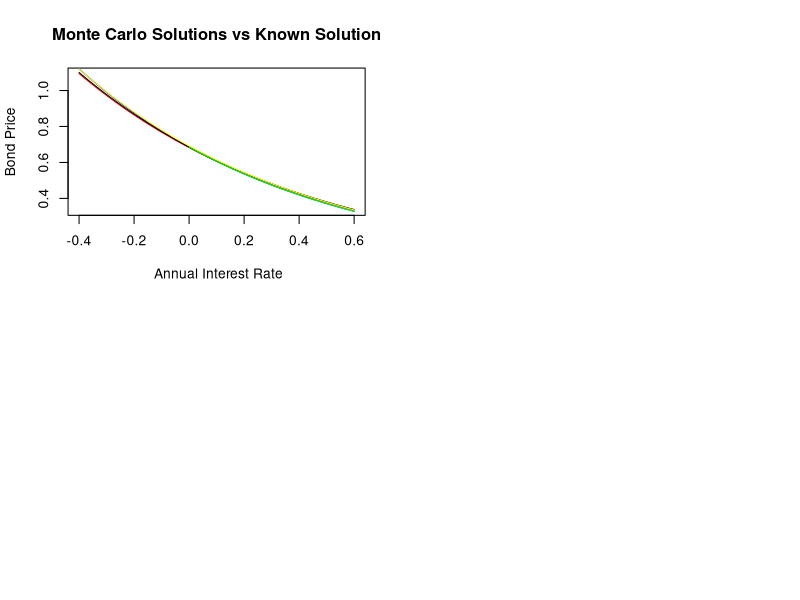

Reproduce this figure in R. (Note: a time limit stopped this script after it produced the figure.)
## ---- chunk 1
knitr::opts_chunk$set(echo = TRUE)
rm(list = ls(all =TRUE))
## ---- chunk 2
# Closed form solution of the Bond price

bond_price <- function(alpha=0.08,beta=0.8,sigma=0.005,t=0,T=5,r=0.08){
  # alpha, beta, sigma <- Fixed Parameters
  # T <- maturity time
  # r <- Initial rate at time 0  
  A <- (1-exp(-beta*(T-t)))/(beta)
  B <- (1/beta)*((alpha-(sigma)^2/(2*beta))*(A - T +t) - (sigma^(2)*A^2)/(4))
  exp(-A*r +B)
}

## ---- chunk 3

# Crude Monte Carlo function 

Crude_Monte_Carlo=function(alpha =0.08,beta=0.8,sigma=0.005,T=5,r = 0.08,n=1000,s=100){
  
  # alpha, beta, sigma <- Fixed Parameters
  # T <- maturity time
  # r <- Initial rate at time 0
  # n <- Number of Simulations
  # s <- NUmber of Sub-intervals over time 
  
  #Simulate interest rates
  dt <- T/s # Length of sub-intervals
  sim_path = matrix(0,s+1,n) # Matrix that stores rate pathways
  sim_path[1,]= r # Initial rates on first row.
  
  for (i in 1:n){
    for (j in 2:(s+1)){
      dr=(alpha-beta*sim_path[j-1,i])*dt+sigma*sqrt(dt)*rnorm(1)# Discretize the SDE of the interest model using Euler Discretization to simulate rates over discrete sub-intervals
      sim_path[j,i]=sim_path[j-1,i]+dr
    }
  }
  
  # Monte Carlo Simulations
  Sum = colSums(sim_path[2:(s+1),]*dt) # Approximate the integral using summation
  int = exp(-Sum) # Take the exponent of the Integral
  mean = mean(int) # Find the average of expression
  mean
  
}


## ---- chunk 4
# Improvements to the Monte Carlo Simulation

# Antithetic Variates

Antithetic_variates = function(alpha =0.08,beta=0.8,sigma=0.005,T=5,r = 0.08,n=1000,s=100){

  # alpha, beta, sigma <- Fixed Parameters
  # T <- maturity time
  # r <- Initial rate at time 0
  # n <- Number of Simulations
  # s <- NUmber of Sub-intervals over time   
  
  dt <- T/s # Length of sub-intervals
  sim_path= matrix(0,s+1,n) # Matrix that stores rate pathways
  sim_path_inv= matrix(0,nrow = s+1, ncol = n)# matrix to generate interest paths using negative values of RV
  sim_path[1,] = r
  sim_path_inv[1,] = r
  z = rnorm(n) # Generate standard normal values
  z. = -z # Negative RV
  
  for (i in 1:n){
    for (j in 2:(s+1)){
      dr = (alpha-beta*sim_path[j-1,i])*dt+sigma*sqrt(dt)*z[i] # Same Euler Discretization as in the Crude Monte Carlo function
      dr_i = (alpha-beta*sim_path_inv[j-1,i])*dt + sigma*sqrt(dt)*z.[i] # Euler Discretization for negative rates
      sim_path[j,i] =sim_path[j-1,i]+dr
      sim_path_inv[j,i] = sim_path_inv[j-1,i]+dr_i
      
    }
  }
  
  # Monte Carlo Simulations
  Sum = colSums(sim_path[2:(s+1),]*dt) # The Sum and Sum. variables record the summation of their respective rates to approximate the integral
  Sum.= colSums(sim_path_inv[2:(s+1),]*dt)
  int = exp(-Sum.) #Exponential of the estimate
  int.= exp(-Sum) #Exponential of the estimate under the negative rv 
  mean_1 = mean(int) # Estimate using Z_i
  mean_2 = mean(int.)  # Estimate using -Z_i
  result = (mean_1+mean_2)/2 # Final estimate
  result
  
}


## ---- chunk 5

# Moment matching

Moment_Matching = function(alpha = 0.08, beta = 0.8, sigma = 0.005, T = 5,r = 0.08, n = 1000, s = 200){
  
  # alpha, beta, sigma <- Fixed Parameters
  # T <- maturity time
  # r0 <- Initial rate at time 0
  # n <- Number of Simulations
  # s <- NUmber of Subintervals 
  
  #Simulate interest rates
  dt <- T/s # Length of sub-intervals
  sim_path= matrix(0,s+1,n) # Matrix that stores rate pathways
  sim_path[1,]= r
  z=rnorm(n)
  z_m= z-mean(z) # Moment matching transformation of RV to match finite moments 
  
  for (i in 1:n){
    for (j in 2:(s+1)){
      dr=(alpha-beta*sim_path[j-1,i])*dt+sigma*sqrt(dt)*z_m[i] # Simulate rates using the transformed rv 
      sim_path[j,i]=sim_path[j-1,i]+dr
    }
  }
  
  Sum=colSums(sim_path[2:(s+1),]*dt)
  int=exp(-Sum)
  result=mean(int)
  result

}

## ---- chunk 6

# Control Variates

# We have decided to make use of the CIR model as our control variate process.
# Below is the closed form solution under the CIR model
bond_price_CIR <- function(alpha =0.08,beta=0.8,sigma=0.005,t=0,T=5,r = 0.08){
  h <- sqrt(beta^(2)+2*sigma^(2))
  A <-(2*h*exp((beta+h)*(T-t)/2)/(2*h+(beta+h)*(exp((T-t)*(h))-1)))^((2*alpha)/sigma^(2))
  B <-2*(exp((T-t)*(h))-1)/(2*h+(beta+h)*(exp((T-t)*(h))-1))
  A*exp(-B*r)
}


# Monte Carlo Simulations of Bond Price under the CIR model

CIR_MC= function(alpha =0.08,beta=0.8,sigma=0.005,T=5,r = 0.08,n=1000,s=100){
  
  dt <- T/s # Length of sub-intervals
  sim_path= matrix(0,s+1,n) # Matrix that stores rate pathways
  sim_path[1,]= r
  
  for (i in 1:n){
    for (j in 2:(s+1)){
      dr=(alpha-beta*sim_path[j-1,i])*dt+(sigma*sqrt(dt)*rnorm(1)*sqrt(sim_path[j-1,i]))# Euler Discretization
      sim_path[j,i]=sim_path[j-1,i]+dr
    
    }
  }
  
  # Monte Carlo Simulations
  Sum=colSums(sim_path[2:(s+1),]*dt)
  int=exp(-Sum)
  result=mean(int)
  result
  
}
# Therefore the control variates estimate:

Control_Variates_estimate= function(alpha =0.08,beta=0.8,sigma=0.005,t=0,T=5,r = 0.08,n=1000,s=100){
  Crude_Monte_Carlo(alpha,beta,sigma,T,r,n,s)[1]- CIR_MC(alpha,beta,sigma,T,r,n,s)[1]+bond_price_CIR(alpha,beta,sigma,t,T,r)
}



## ---- chunk 7
# Explicit Method

explicit = function(alpha = 0.08,beta = 0.8, sigma = 0.005,r = 0.08, I = 1:1250, J = seq(-0.4,0.6,0.005),T = 5){
  
  # I = partition of time interval
  # J = partition of short rates sequence
  
  M <- length(J) # Number of short rate grid points
  N <- length(I) # Number of time grid poiints
  
  
  dt <- T/N # Lenght of each time subinterval
  dr <- J[2] -J[1] # Lenght of each time interval
  
  # For each j in J we define the following functions at a fixed time point
  
  pd <- function(j){
    ((J[j]+1/dt)^(-1))*(sigma^2/(2*(dr^2)) -(alpha -beta*J[j])/(2*dr))
  }
  
  
  pm <- function(j){
    ((J[j]+1/dt)^(-1))*(1/dt -sigma^2/(dr^2))
  }
  
  
  pu <- function(j){
    ((J[j]+1/dt)^(-1))*(sigma^2/(2*(dr^2)) + (alpha -beta*J[j])/(2*dr))
  }

  #Setting up tridiagonal matrix
  
  Diag_1 <- matrix(0,ncol = M, nrow = M)
  
  # Filling main diagonal of matrix 
  for (j in 1:M){
    Diag_1[j,j] <- pm(j)
    
  }
  
  # Filling lower diagonal of matrix 
  for (j in 2:M){
    Diag_1[j,j-1] <- pd(j)
  }
  
  # Filling upper diagonal of matirx 
  for (j in 1:(M-1)){
    Diag_1[j,j+1] <- pu(j)
  }  
  
  # Bond price values at maturity are all 1 unit   
  Bond_values <- matrix(1,nrow=M, ncol =1)
  
  # Working backwards in time
  for (i in 1:(length(I))){
    C <- matrix(0,ncol = 1, nrow = M) # Another matrix for boundary conditions
    C[M,1] <- (pu(M))*Bond_values[M,1]
    C[1,1] <- pd(1)*Bond_values[1,1]
    
    Bond_values <- Diag_1%*%Bond_values
    Bond_values <- Bond_values
  }
  
  # Finding index of the desired short rate
  index = match(as.character(r),J)
  # Output is the corresponding bond price at time 0
  Bond_values[index]
}



## ---- chunk 8
# Implicit Method


implicit <- function(alpha = 0.08,beta = 0.8,sigma = 0.005,r = 0.08,I = 1:1250, J =seq(-0.4,0.6,0.005),T=5){
  
  # I = partition of time interval
  # J = partition of short rate variable
  
  M <- length(J) # Number of short rate grid points
  N <- length(I) # Number of time grid poiint
  
  dr <- J[2] - J[1] # length of each sub-interval across J
  dt <- T/N # length of each sub-interval across I
  
  # For each j in J we define the following functions at a fixed time point
  
  pd <- function(j){
    dt*((alpha-beta*J[j])/(2*dr) - (sigma^2)/(2*dr^2))
    
  }
  
  pm <- function(j){
    dt*(J[j] + 1/dt +sigma^2/(dr^2))
  }
  
  pu <- function(j){
    -dt*((alpha-beta*J[j])/(2*dr) + (sigma^2)/(2*dr^2))
  }
  
  # Setting up tridiagonal matrix
  Diag <- matrix(0,nrow = M,ncol = M)
  
  # Filling main diagonal
  for (j in 1:M){
    Diag[j,j] <- pm(j)
    
  }
  
  # Filling lower diagonal
  for (j in 2:M){
    Diag[j,j-1] <- pd(j)
  }
  
  # Filling upper diagonal
  for (j in 1:(M-1)){
    Diag[j,j+1] <- pu(j)
  }
  
  
  Bond_values <- matrix(1,ncol = 1,nrow = M) # The matrix of bond prices at maturity time 
  Inv <- solve(Diag) # Inverse of tridiagonal matrix
  
  for (i in 1:(length(I))){
    C <- matrix(0,ncol = 1, nrow = M) # Another matrix for boundary conditions
    C[M,1] <- (-pu(M))*Bond_values[M,1]
    C[1,1] <- -pd(1)*Bond_values[1,1]

    RHS <- Bond_values + C # Working backwards recursively 
    Bond_values <- Inv%*%RHS
  }

  # Finding index of the desired short rate
  index = match(as.character(r),J)
  # Output is the corresponding bond price at time 0
  Bond_values[index]
}

## ---- chunk 9
# Crank-Nicholson Method


CN <- function(alpha = 0.08, beta = 0.8, sigma = 0.005, r = 0.08, T = 5 , I = 1:1250, J = seq(-0.4,0.6,0.005)){
  
  # I = partition of time interval
  # J = partition of short rate interval
  
  M <- length(J) # Number of short rate grid points
  N <- length(I) # Number of time grid poiints
  
  dt <- T/N # Length of each time subinterval
  dr <- J[2] -J[1] # Lenght of each rate subinterval
  
  #========================================================================================
  # Define the following functions for j = 1,...,M at each time point i
  
  pd <- function(j){
    (alpha -beta*J[j])/(4*dr) - sigma^2/(4*(dr^2))
  }
  
  pm <- function(j){
    sigma^2/(2*(dr^2)) + J[j]/2
  }
  
  pu <- function(j){
    -(alpha -beta*J[j])/(4*dr) - sigma^2/(4*(dr^2)) 
  }
  
  #========================================================================================
  # Define 2 tridiagonal matricies. One for time point i and one for time point i+1
  
  Diag_1 <- matrix(0,nrow = M,ncol = M)
  Diag_2 <- matrix(0,nrow = M,ncol = M)
  
  # Filling main diagonal of matrix 1
  for (j in 1:M){
    Diag_1[j,j] <- -1/dt - pm(j)
  }
  
  # Filling lower diagonal of matrix 1
  for (j in 2:M){
    Diag_1[j,j-1] <- -pd(j)
  }
  
  # Filling upper diagonal of matirx 1
  for (j in 1:M-1){
    Diag_1[j,j+1] <- -pu(j)
  }  
  
  
  # Filling main diagonal of matrix 2
  for (j in 1:M){
    Diag_2[j,j] <- -1/dt + pm(j)
    }
  
  # Filling lower diagonal of matrix 2
  for (j in 2:M){
    Diag_2[j,j-1] <- pd(j)
    }
  
  # Filling upper diagonal of matirx 2
  for (j in 1:M-1){
    Diag_2[j,j+1] <- pu(j)
  }
  
  
  #========================================================================================
  # Constructing more matricies and iterating the procedure from maturity to time 0
  Inv <- solve(Diag_1)
  
  Bond_values_1 <- matrix(1,nrow = M, ncol = 1)
  Bond_values_2 <- matrix(1,nrow = M, ncol = 1)
  C_1 <- matrix(0,nrow = M,ncol = 1)
  C_1[1,1] <- pd(1)*Bond_values_1[1,1]
  C_1[M,1] <- pu(M)*Bond_values_1[M,1]
  RHS <- Diag_2%*%Bond_values_1 +2*C_1
  Bond_values_1 <- Inv%*%RHS  
 

  for (i in 1:(length(I)-1)){
    C_2 <- matrix(0,nrow = M,ncol = 1)
    C_2[1,1] <- pd(1)*Bond_values_2[1,1]
    C_2[M,1] <- pu(M)*Bond_values_2[M,1]
  
    C_1 <- matrix(0,nrow = M,ncol = 1)
    C_1[1,1] <- pd(1)*Bond_values_1[1,1]
    C_1[M,1] <- pu(M)*Bond_values_1[M,1]
    
    RHS <- Diag_2%*%Bond_values_1 + C_1 + C_2
    Bond_values <- Inv%*%RHS
    Bond_values_2 <- Bond_values_1
    Bond_values_1 <- Bond_values
  }

  # Index of rate corresponding to desired short rate
  index = match(as.character(r), J)
  # Output corresponding to desired short rate
  Bond_values[index]
}

## ---- chunk 10
# Plots of the different methods
par(mfrow = c(2,2))

xvec <- seq(-0.4,0.6,0.005) # Vector for rates

known_sol <- NULL # Vector to hold the known closed form solution
for (r in 1:length(xvec)){
  known_sol[r] <- bond_price(0.08,0.8,0.005,0,5,xvec[r])
}

CR <- NULL # Vector to hold Crude Monte Carlo Solutions
AV <- NULL # Vector to hold Antithetic Monte Carlo Solutions
MM <- NULL # Vector to hold Moment Matching  Carlo Solutions
CV <- NULL # Vector to hold Control Variates Monte Carlo Solutions

Expl <- NULL # Vector to hold Explicit method Solutions
Impl <- NULL # Vector to hold Implicit method Solutions
Crank <- NULL # Vector to hold Crank-Nicolson Solutions


# Plots of Monte Carlo Methods ----------------------------------------------------------------------

for (i in 1: length(xvec)){
  CR[i] <- Crude_Monte_Carlo(r = xvec[i])
}

for (i in 1: length(xvec)){
  AV[i] <- Antithetic_variates(r = xvec[i])
}

for (i in 1: length(xvec)){
  MM[i] <- Moment_Matching(r = xvec[i])
}

for (i in 1: length(xvec)){
  CV[i] <- Control_Variates_estimate(r = xvec[i])
}

plot(CR, x = xvec[1:length(xvec)],xlab = " Annual Interest Rate",ylab = "Bond Price",type = "l", col ="red", main = "Monte Carlo Solutions vs Known Solution")
lines(xvec, known_sol, col ="blue", lty =1.5)
lines(xvec, AV, col ="black", lty =1.5)
lines(xvec, MM, col ="yellow", lty =1.5)
lines(xvec, CV, col ="green", lty =1.5)


# Plots of Finite Difference Methods ----------------------------------------------------------------------

for (i in 1: length(xvec)){
  Expl[i] <- explicit(r = xvec[i], I = 1:10000)
}

for (i in 1: length(xvec)){
  Impl[i] <- implicit(r = xvec[i])
}

for (i in 1: length(xvec)){
  Crank[i] <- CN(r = xvec[i])
}


plot(Expl, x = xvec ,xlab = " Annual Interest Rate",ylab = "Bond Price",type = "l", col ="red", main = "Explicit Method vs Known Solution")
lines(xvec, known_sol, col ="blue", lty =1.5)

plot(Impl, x = xvec ,xlab = " Annual Interest Rate",ylab = "Bond Price",type = "l", col ="red", main = "Implicit Method vs Known Solution")
lines(xvec, known_sol, col ="blue", lty =1.5)


plot(Crank, x = xvec ,xlab = " Annual Interest Rate",ylab = "Bond Price",type = "l", col ="red", main = "Crank-Nicolson Method vs Known Solution")
lines(xvec, known_sol, col ="blue", lty =1.5)

## ---- chunk 11
# Comparison of results for numerical methods


compare_mat <- matrix(NA,nrow = 7, ncol = 4) # matrix of comparison

colnames(compare_mat) <- c("Price", "Known Price", "Error", "System Time")
rownames(compare_mat) <- c("Crude Monte Carlo", "Antithetic Variates", "Moment Matching", "Control Variates", "Explicit Method", "Implicit Method", "Crank-Nicolson Method")

compare_mat[,2] <- bond_price()

# Crude Monte Carlo
start_time <- proc.time()[1]
compare_mat[1,1] <- Crude_Monte_Carlo()
compare_mat[1,4] <- proc.time()[1] - start_time
compare_mat[1,3] <- compare_mat[1,2] - compare_mat[1,1]

# Antithetic Variates
start_time <- proc.time()[1]
compare_mat[2,1] <- Antithetic_variates()
compare_mat[2,4] <- proc.time()[1] - start_time
compare_mat[2,3] <- compare_mat[2,2] - compare_mat[2,1]

# Moment Matching
start_time <- proc.time()[1]
compare_mat[3,1] <- Moment_Matching()
compare_mat[3,4] <- proc.time()[1] - start_time
compare_mat[3,3] <- compare_mat[3,2] - compare_mat[3,1]

# Control Variates
start_time <- proc.time()[1]
compare_mat[4,1] <- Control_Variates_estimate()
compare_mat[4,4] <- proc.time()[1] - start_time
compare_mat[4,3] <- compare_mat[4,2] - compare_mat[4,1]

# Explicit method
start_time <- proc.time()[1]
compare_mat[5,1] <- explicit()
compare_mat[5,4] <- proc.time()[1] - start_time
compare_mat[5,3] <- compare_mat[5,2] - compare_mat[5,1]

# Implicit method
start_time <- proc.time()[1]
compare_mat[6,1] <- implicit()
compare_mat[6,4] <- proc.time()[1] - start_time
compare_mat[6,3] <- compare_mat[6,2] - compare_mat[6,1]

# Crank-Nicolson method
start_time <- proc.time()[1]
compare_mat[7,1] <- CN()
compare_mat[7,4] <- proc.time()[1] - start_time
compare_mat[7,3] <- compare_mat[7,2] - compare_mat[7,1]

library(xtable)
xtable(compare_mat, digits = 5)
       
## ---- chunk 12
# Sensitivity Tests

senses <- matrix(nrow=13, ncol=9) # matrix to hold prices for various parameters
colnames(senses) <-c("Parameters","Closed Form","Crude Monte Carlo","Antithetic Variates","Moment Matching","Control Variates","Explicit","Implicit","Crank-Nicholson")
xvec=c("Closed Form","Crude","AV","MM","CV","Explicit","Implicit","CN") #list of numerical methods

#Initial Parameters
senses[1,2]=bond_price()
senses[1,3]=Crude_Monte_Carlo()
senses[1,4]=Antithetic_variates()
senses[1,5]=Moment_Matching()
senses[1,6]=Control_Variates_estimate()
senses[1,7]=explicit()
senses[1,8]=implicit()
senses[1,9]=CN()

#r=0.05
senses[2,2]=bond_price(r=0.05)
senses[2,3]=Crude_Monte_Carlo(r=0.05)
senses[2,4]=Antithetic_variates(r=0.05)
senses[2,5]=Moment_Matching(r=0.05)
senses[2,6]=Control_Variates_estimate(r=0.05)
senses[2,7]=explicit(r=0.05)
senses[2,8]=implicit(r=0.05)
senses[2,9]=CN(r=0.05)

#r=0.1
senses[3,2]=bond_price(r=0.1)
senses[3,3]=Crude_Monte_Carlo(r=0.1)
senses[3,4]=Antithetic_variates(r=0.1)
senses[3,5]=Moment_Matching(r=0.1)
senses[3,6]=Control_Variates_estimate(r=0.1)
senses[3,7]=explicit(r=0.1)
senses[3,8]=implicit(r=0.1)
senses[3,9]=CN(r=0.1)

#T=1
senses[4,2]=bond_price(T=1)
senses[4,3]=Crude_Monte_Carlo(T=1)
senses[4,4]=Antithetic_variates(T=1)
senses[4,5]=Moment_Matching(T=1)
senses[4,6]=Control_Variates_estimate(T=1)
senses[4,7]=explicit(T=1)
senses[4,8]=implicit(T=1)
senses[4,9]=CN(T=1)

#T=10
senses[5,2]=bond_price(T=10)
senses[5,3]=Crude_Monte_Carlo(T=10)
senses[5,4]=Antithetic_variates(T=10)
senses[5,5]=Moment_Matching(T=10)
senses[5,6]=Control_Variates_estimate(T=10)
senses[5,7]=explicit(T=10)
senses[5,8]=implicit(T=10)
senses[5,9]=CN(T=10)

#sigma=0.001
senses[6,2]=bond_price(sigma=0.001)
senses[6,3]=Crude_Monte_Carlo(sigma=0.001)
senses[6,4]=Antithetic_variates(sigma=0.001)
senses[6,5]=Moment_Matching(sigma=0.001)
senses[6,6]=Control_Variates_estimate(sigma=0.001)
senses[6,7]=explicit(sigma=0.001)
senses[6,8]=implicit(sigma=0.001)
senses[6,9]=CN(sigma=0.001)


#sigma=0.01
senses[7,2]=bond_price(sigma=0.01)
senses[7,3]=Crude_Monte_Carlo(sigma=0.01)
senses[7,4]=Antithetic_variates(sigma=0.01)
senses[7,5]=Moment_Matching(sigma=0.01)
senses[7,6]=Control_Variates_estimate(sigma=0.01)
senses[7,7]=explicit(sigma=0.01)
senses[7,8]=implicit(sigma=0.01)
senses[7,9]=CN(sigma=0.01)


#alpha=0.01
senses[8,2]=bond_price(alpha=0.01)
senses[8,3]=Crude_Monte_Carlo(alpha=0.01)
senses[8,4]=Antithetic_variates(alpha=0.01)
senses[8,5]=Moment_Matching(alpha=0.01)
senses[8,6]=Control_Variates_estimate(alpha=0.01)
senses[8,7]=explicit(alpha=0.01)
senses[8,8]=implicit(alpha=0.01)
senses[8,9]=CN(alpha=0.01)

#alpha=0.16
senses[9,2]=bond_price(alpha=0.16)
senses[9,3]=Crude_Monte_Carlo(alpha=0.16)
senses[9,4]=Antithetic_variates(alpha=0.16)
senses[9,5]=Moment_Matching(alpha=0.16)
senses[9,6]=Control_Variates_estimate(alpha=0.16)
senses[9,7]=explicit(alpha=0.16)
senses[9,8]=implicit(alpha=0.16)
senses[9,9]=CN(alpha=0.16)

#beta=0.1
senses[10,2]=bond_price(beta=0.1)
senses[10,3]=Crude_Monte_Carlo(beta=0.1)
senses[10,4]=Antithetic_variates(beta=0.1)
senses[10,5]=Moment_Matching(beta=0.1)
senses[10,6]=Control_Variates_estimate(beta=0.1)
senses[10,7]=explicit(beta=0.1)
senses[10,8]=implicit(beta=0.1)
senses[10,9]=CN(beta=0.1)

#beta=1.6
senses[11,2]=bond_price(beta=1.6)
senses[11,3]=Crude_Monte_Carlo(beta=1.6)
senses[11,4]=Antithetic_variates(beta=1.6)
senses[11,5]=Moment_Matching(beta=1.6)
senses[11,6]=Control_Variates_estimate(beta=1.6)
senses[11,7]=explicit(beta=1.6)
senses[11,8]=implicit(beta=1.6)
senses[11,9]=CN(beta=1.6)

#alpha=0.01,beta=0.1
senses[12,2]=bond_price(alpha=0.01,beta=0.1)
senses[12,3]=Crude_Monte_Carlo(alpha=0.01,beta=0.1)
senses[12,4]=Antithetic_variates(alpha=0.01,beta=0.1)
senses[12,5]=Moment_Matching(alpha=0.01,beta=0.1)
senses[12,6]=Control_Variates_estimate(alpha=0.01,beta=0.1)
senses[12,7]=explicit(alpha=0.01,beta=0.1)
senses[12,8]=implicit(alpha=0.01,beta=0.1)
senses[12,9]=CN(alpha=0.01,beta=0.1)

#alpha=0.16,beta=1.6
senses[13,2]=bond_price(alpha=0.16,beta=1.6)
senses[13,3]=Crude_Monte_Carlo(alpha=0.16,beta=1.6)
senses[13,4]=Antithetic_variates(alpha=0.16,beta=1.6)
senses[13,5]=Moment_Matching(alpha=0.16,beta=1.6)
senses[13,6]=Control_Variates_estimate(alpha=0.16,beta=1.6)
senses[13,7]=explicit(alpha=0.16,beta=1.6)
senses[13,8]=implicit(alpha=0.16,beta=1.6)
senses[13,9]=CN(alpha=0.16,beta=1.6)

par(mfrow=c(1,1))
plot(x=1:8,y=senses[1,2:9], ylim =c(0.58,0.66), xlab = "Numerical Method", ylab = "Bond Price", main = "Sensitivity Test: Interest Rate", xaxt = "n", col ="black", pch = 19, font.main = 1)
axis(1, at=1:8, labels=xvec)
lines(1:8, senses[2,2:9], col="red",type = "p", pch = 19)
lines(1:8, senses[3,2:9],col ="blue",type = "p", pch =19)
legend("bottomright", inset = c(-0,0), legend = c("r = 0.05", "r = 0.08", "r = 0.10"), lty = c(1,1,1), col = c("red","black","blue", "red"), cex = 0.8, bty ="n", pch =19)

plot(x=1:8,y=senses[1,2:9], ylim =c(0,2.2), xlab = "Numerical Method", ylab = "Bond Price", main = "Sensitivity Test: Time to maturity")
#axis(1, at=1:8, labels=xvec)
lines(1:8, senses[4,2:9], col="red",type = "p")
lines(1:8, senses[5,2:9],col ="blue",type = "p")
legend("topright", inset = c(-0,0), legend = c("T=1", "T=5", "T=10"), lty = c(1,1,1), col = c("red","black","blue", "red"), cex = 0.8, bty ="n")

plot(x=1:8,y=senses[1,2:9], ylim =c(0,2.2), xlab = "Numerical Method", ylab = "Bond Price", main = "Sensitivity Test: Sigma")
#axis(1, at=1:8, labels=xvec)
lines(1:8, senses[6,2:9], col="red",type = "p")
lines(1:8, senses[7,2:9],col ="blue",type = "p")
legend("bottomright", inset = c(-0,0), legend = c("sigma=0.001", "sigma=0.005", "sigma=0.1"), lty = c(1,1,1), col = c("red","black","blue", "red"), cex = 0.8, bty ="n")

plot(x=1:8,y=senses[1,2:9], ylim =c(0,2.2), xlab = "Numerical Method", ylab = "Bond Price", main = "Sensitivity Test: Alpha")
#axis(1, at=1:8, labels=xvec)
lines(1:8, senses[8,2:9], col="red",type = "p")
lines(1:8, senses[9,2:9],col ="blue",type = "p")
legend("bottomright", inset = c(-0,0), legend = c("alpha=0.01", "alpha=0.08", "alpha=0.16"), lty = c(1,1,1), col = c("red","black","blue", "red"), cex = 0.8, bty ="n")

plot(x=1:8,y=senses[1,2:9], ylim =c(0,2.2), xlab = "Numerical Method", ylab = "Bond Price", main = "Sensitivity Test: Beta")
#axis(1, at=1:8, labels=xvec)
lines(1:8, senses[10,2:9], col="red",type = "p")
lines(1:8, senses[11,2:9],col ="blue",type = "p")
legend("topright", inset = c(-0,0), legend = c("beta=0.1", "beta=0.8", "beta=1.6"), lty = c(1,1,1), col = c("red","black","blue", "red"), cex = 0.8, bty ="n")

plot(x=1:8,y=senses[1,2:9], ylim =c(0,2.2), xlab = "Numerical Method", ylab = "Bond Price", main = "Sensitivity Test: Alpha & Beta")
#axis(1, at=1:8, labels=xvec)
lines(1:8, senses[12,2:9], col="red",type = "p")
lines(1:8, senses[13,2:9],col ="blue",type = "p")
legend("topright", inset = c(-0,0), legend = c("alpha=0.01,beta=0.1", "alpha=0.08,beta=0.8", "alpha=0.16,beta=1.6"), lty = c(1,1,1), col = c("red","black","blue", "red"), cex = 0.8, bty ="n")
## ---- chunk 13
#Stability Tests

# We do this by checking the variance amongst the results when simulated many times.

CR = NULL
AN = NULL
MM = NULL
CV = NULL

for ( i in 1:100){
  CR[i]=Crude_Monte_Carlo()
  #AN[i]=Antithetic_variates()
  #MM[i]=Moment_Matching()
  CV[i]=Control_Variates_estimate()
}

## ---- chunk 14
# Convergence Tests for finite difference methods
# Varying time steps

time_vec <- seq(1,100,1)

closed <- NULL
CN_conv <- NULL
Impl_conv <- NULL
Expl_conv <- NULL

for (i in 1:length(time_vec)){
  closed[i] <- bond_price()
}

for (i in 1:length(time_vec)){
  CN_conv[i] <- CN(I = 1:time_vec[i])
}

for (i in 1:length(time_vec)){
  Impl_conv[i] <- implicit(I = 1:time_vec[i])
}

for (i in 1:length(time_vec)){
  Expl_conv[i] <- explicit(I = 1:time_vec[i])
}

par(mfrow = c(1,1))
plot(closed, x = time_vec, type = "l", ylim = c(0.59,0.65), xlab = "Number of time steps", ylab = "Estimated Price" , lty =1, font.main = 1, main = "Finite Difference Bond Prices as Time Steps Increase")
lines(x = time_vec, y = CN_conv, type = "l", lty = 2, lwd =1.5, col = "green")
lines(x = time_vec, y = Impl_conv, type = "l", lty = 2, col = "blue",lwd =1.5)
lines(x = time_vec, y = Expl_conv, type = "l", lty = 2, col = "red",lwd =1.5)
legend(x = 60, y = 0.62, legend = c("Closed Form", "Crank-Nicolson", "Implicit", "Explicit"), lty = c(1,2,2,2), col = c("black","green","blue", "red"), cex = 0.8, bty ="n")

## ---- chunk 15
# Convergence Tests for finite difference methods
# Varying rate steps

# rate_step <- c(0.02,0.016,0.012,0.010,0.008,0.006,0.005,0.004,0.003,0.002)
# rate_vec <- NULL
# for (i in 1:length(rate_step)){
#   rate_vec[i] <- length(seq(-0.4,0.6,rate_step[i])) 
# }
# 
# 
# closed_r <- NULL
# CN_conv_1 <- NULL
# Impl_conv_1 <- NULL
# Expl_conv_1 <- NULL
# 
# 
# 
# for (i in 1:length(rate_step)){
#   closed_r[i] <- bond_price()
# }
# 
# for (i in 1:length(rate_step)){
#   CN_conv_1[i] <- CN(J = seq(-0.4,0.6,rate_step[i]))
# }
# 
# for (i in 1:length(rate_step)){
#   Impl_conv_1[i] <- implicit(J = seq(-0.4,0.6,rate_step[i]))
# }
# 
# for (i in 1:length(rate_step)){
#   Expl_conv_1[i] <- explicit(J = seq(-0.4,0.6,rate_step[i]))
# }
# 
# par(mfrow = c(1,1))
# plot(closed_r, x = rate_vec, type = "l", xlab = "Number of time steps", ylab = "Estimated Price")
# lines(x = rate_vec, y = CN_conv_1, type = "l", lty = 2)
# lines(x = rate_vec, y = Impl_conv_1, type = "l", lty = 3, col = "blue")
# lines(x = rate_vec, y = Expl_conv_1, type = "l", lty = 4, col = "red")
# legend(x = 60, y = 0.6, legend = c("Closed Form", "Crank-Nicolson", "Implicit", "Explicit"), lty = 1:4, col = c("black","black","blue", "red"), cex = 0.8)

## ---- chunk 16
# Covergence tests for Monte Carlo functions

trials_vec <- seq(10,2000,50)

closed_1 <- NULL
CR_conv <- NULL
AV_conv <- NULL
MM_conv <- NULL
CV_conv <- NULL

for (i in 1:length(trials_vec)){
  closed_1[i] <- bond_price()
}

for (i in 1:length(trials_vec)){
  CR_conv[i] <- Crude_Monte_Carlo(n = trials_vec[i])
}

for (i in 1:length(trials_vec)){
  AV_conv[i] <- Antithetic_variates(n = trials_vec[i])
}

for (i in 1:length(trials_vec)){
  MM_conv[i] <- Moment_Matching(n = trials_vec[i])
}

for (i in 1:length(trials_vec)){
  CV_conv[i] <- Control_Variates_estimate(n = trials_vec[i])
}

plot(closed_1, x = trials_vec, type = "l",ylim = c(0.61,0.63), xlab = "Number of Trials", ylab = "Estimated Price", lty = 2, lwd = 2,font.main = 1, main = "Monte Carlo Bond Prices over Number of Trials")
lines(x = trials_vec, y = CR_conv, type = "l", lty = 1, lwd =1.5)
lines(x = trials_vec, y = AV_conv, type = "l", lty = 1, col = "blue", lwd =1.5)
lines(x = trials_vec, y = MM_conv, type = "l", lty = 1, col = "green", lwd =1.5)
lines(x = trials_vec, y = CV_conv, type = "l", lty = 1, col = "red", lwd = 2)

legend(x = 600, y = 0.62, legend = c("Closed Form", "Crude Monte Carlo", "Antithetic Variates"), lty = c(2,1,1), lwd =c(1.5,1.5,1.5),col = c("black","black","blue"), cex = 0.8, bty="n")

legend(x = 1200, y = 0.62, legend = c("Moment Matching","Control Variates"), lty = c(1,1), lwd =c(1.5,1.5),col = c("green","red"), cex = 0.8, bty="n")
